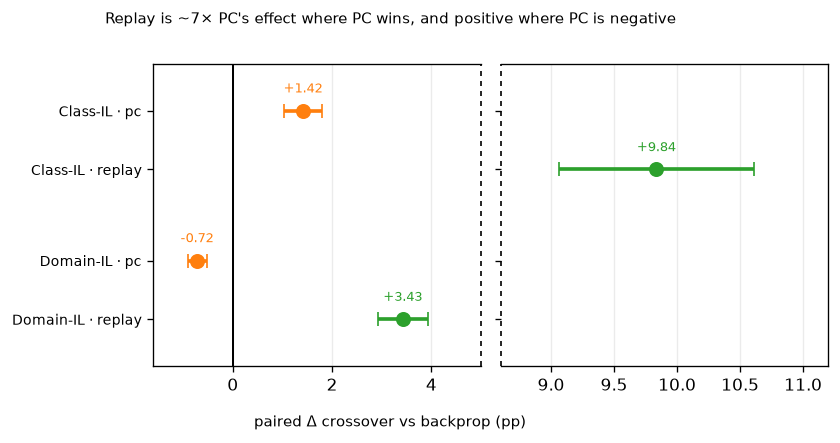

Generate this figure with Python:
"""How large is PC's effect next to an intervention that is known to work?

900-series PLOT SCRIPT. Loads saved arrays, trains nothing. Results R2.

ONE PLOT, one grid cell. 007's card asks for this trimmed to "backprop / PC / replay at the
working point, with replay given its own scale -- its magnitude currently crushes PC's line flat".
That is exactly the amendment 340_lr_sweep_diff needed, and it is why this is a separate figure
from 912: on 912's +-4pp axis replay would compress the entire PC result into a few pixels.

REPLAY IS THE POSITIVE CONTROL, NOT A COMPETITOR. It is not biologically motivated and the report
does not propose it. It is here so that every small or null effect has a scale: without it, "PC
gives +1.42" could be read as "2x5 MNIST at H=32 simply cannot be improved", and no figure would
contradict that. Replay contradicts it.

    paired Δ crossover vs backprop, H = 32, depth 1
        Class-IL    PC +1.42 ± 0.39      replay +9.84 ± 0.77       replay is 6.9× PC
        Domain-IL   PC −0.72 ± 0.19      replay +3.43 ± 0.50       replay positive where PC is not

BROKEN AXIS, AND WHY. The two effects differ by roughly an order of magnitude, so a single linear
axis either hides PC's or squashes replay's. The axis is split so both are legible at their own
resolution, and the break is drawn rather than implied.

WHAT THIS IS NOT SAYING. Replay stores and re-presents task-1 data -- exactly the resource a
continual-learning rule is supposed not to need. The comparison is of EFFECT SIZE under one fixed
protocol, not of cost, and the text says so where it cites this figure.

Styling follows 340, whose arrays these are: tab: colours matching its METHOD_COLOR, dpi 120,
bbox_inches="tight", 9pt labels. No shared style module.

PROVENANCE
    341_width_sweep_{scenario}.npz at H = 32 -- identical configuration to 342 at depth 1, trained
    independently in the two scripts; they agree to 0.01 pp on backprop's mean crossover, which is
    a cheap correctness check rather than redundancy. Each rule runs at its established lr
    (backprop 0.01, PC 0.02), the pairing 314 licenses. Seeds 10-19, matched competence.
"""
import sys
from pathlib import Path

ROOT = Path(__file__).resolve().parents[1]
sys.path.insert(0, str(ROOT))

import numpy as np
import matplotlib.pyplot as plt

from src.protocol import figure_path
from src.metrics import paired_diff, paired_sign

EXP = ROOT / "experiments"
SCENARIOS = ["class_il", "domain_il"]
NICE = {"class_il": "Class-IL", "domain_il": "Domain-IL"}
METHOD_COLOR = {"pc": "tab:orange", "replay": "tab:green"}      # as 340 already uses
STEM, WORKING = "341_width_sweep", 32
CX = 5
BREAK = 5.0        # the axis break: everything below it left, above it right


def by_seed(rows, method):
    d = {int(r[2]): float(r[CX]) for r in rows if r[0] == method and r[1] == WORKING}
    return np.array([d[s] for s in sorted(d)], dtype=float)


if __name__ == "__main__":
    # Broken axis: PC's effect lives in 0-4pp, replay's in 3-11pp.
    fig, (axL, axR) = plt.subplots(1, 2, figsize=(7.6, 3.6), sharey=True,
                                   gridspec_kw=dict(width_ratios=(1, 1), wspace=0.06))
    ypos, labels = [], []
    y = 0.0
    for s in SCENARIOS:
        rows = np.load(EXP / f"{STEM}_{s}.npz", allow_pickle=True)["data"]
        bp = by_seed(rows, "backprop")
        for m in ("pc", "replay"):
            v = by_seed(rows, m)
            d, se, nsem = paired_diff(v, bp)
            w, l, t_, p = paired_sign(v, bp, censored_is_best=True)
            # Each point is drawn ONCE, on whichever side of the break it falls -- drawing on
            # both panels duplicates any value inside the overlap and reads as two measurements.
            host = axL if d < BREAK else axR
            host.errorbar(d, y, xerr=se, marker="o", ms=8, capsize=4, lw=2.2,
                          color=METHOD_COLOR[m])
            host.annotate(f"{d:+.2f}", (d, y), xytext=(0, 11), textcoords="offset points",
                          ha="center", fontsize=8, color=METHOD_COLOR[m])
            ypos.append(y)
            labels.append(f"{NICE[s]} · {m}")
            y -= 1.0
            print(f"  {NICE[s]:10s} {m:7s} {d:+6.2f} ± {se:.2f} ({nsem:.1f} sem)  "
                  f"sign {w}W-{l}L-{t_}T p={p:.3f}")
        y -= 0.55

    for ax in (axL, axR):
        ax.axvline(0, color="k", lw=1.2)
        ax.grid(alpha=0.25, axis="x")
        ax.set_ylim(min(ypos) - 0.8, max(ypos) + 0.8)
    axL.set_xlim(-1.6, BREAK)        # PC both scenarios, plus Domain-IL replay
    axR.set_xlim(8.6, 11.2)          # Class-IL replay alone, far out
    axL.set_yticks(ypos)
    axL.set_yticklabels(labels, fontsize=8.5)
    axR.tick_params(labelleft=False)

    # draw the break
    axL.spines["right"].set_visible(False)
    axR.spines["left"].set_visible(False)
    for ax, xx in ((axL, 1.0), (axR, 0.0)):
        ax.plot([xx, xx], [0, 1], transform=ax.transAxes, clip_on=False,
                color="k", lw=1.0, ls=(0, (3, 3)))
    fig.supxlabel("paired $\\Delta$ crossover vs backprop (pp)", fontsize=9)
    fig.suptitle("Replay is ~7× PC's effect where PC wins, and positive where PC is negative",
                 fontsize=9)
    fig.subplots_adjust(left=0.24, right=0.98, top=0.86, bottom=0.16)
    out = figure_path(__file__)
    fig.savefig(out, dpi=120, bbox_inches="tight")
    print(f"saved {out}")
